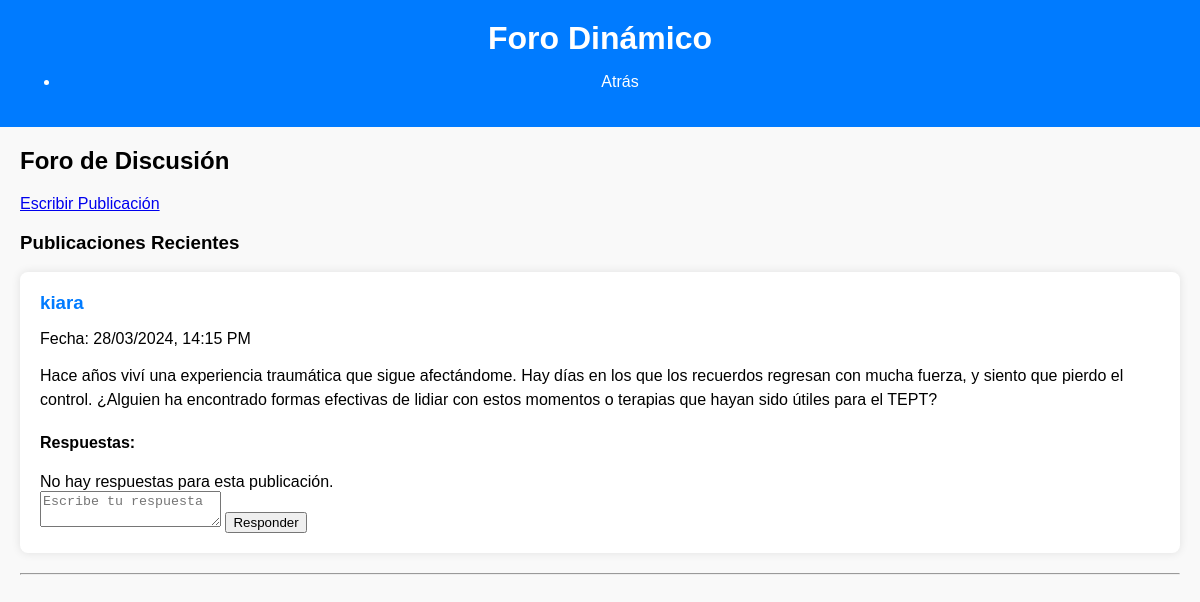
Screenshot of /htmls/foro.php?id_categoria=3 (signed in) with the database file from the repository.
### tables this page shows
CREATE TABLE IF NOT EXISTS `publicaciones` (
  `id` int NOT NULL AUTO_INCREMENT,
  `id_categoria` int NOT NULL,
  `titulo` varchar(255) NOT NULL,
  `id_usuario` int NOT NULL,
  `contenido` text NOT NULL,
  `fecha` timestamp NOT NULL DEFAULT CURRENT_TIMESTAMP,
  PRIMARY KEY (`id`),
  KEY `id_usuario` (`id_usuario`),
  KEY `publicaciones_ibfk_1` (`id_categoria`)
);

CREATE TABLE IF NOT EXISTS `registro` (
  `id` int NOT NULL AUTO_INCREMENT,
  `nombre` varchar(255) NOT NULL,
  `contraseña` varchar(255) NOT NULL,
  `correo` varchar(255) NOT NULL,
  PRIMARY KEY (`id`)
);

### htmls/foro.php (the view, shortened to what this page needs)
<?php
$conn = new mysqli('localhost', 'root', '', 'base_de_datos');
$id_categoria = isset($_GET['id_categoria']) ? intval($_GET['id_categoria']) : 1;
$sql_publicaciones = "SELECT p.id, p.contenido, p.fecha, r.nombre
                      FROM publicaciones p
                      JOIN registro r ON p.id_usuario = r.id
                      WHERE p.id_categoria = ?
                      ORDER BY p.fecha DESC";
$stmt = $conn->prepare($sql_publicaciones);
$stmt->bind_param("i", $id_categoria);
$stmt->execute();
$result_publicaciones = $stmt->get_result();
$publicaciones = [];
if ($result_publicaciones->num_rows > 0) {
    while ($publicacion = $result_publicaciones->fetch_assoc()) {
        $publicaciones[] = $publicacion;
    }
} else {
    echo "No se encontraron publicaciones para esta categoría.";
    exit;
}
?>
<!DOCTYPE html>
<html lang="es">
<head>
    <link rel="stylesheet" href="../styles/styleforo.css" />
</head>
<body>
<header>
    <h1>Foro Dinámico</h1>
    <nav id="nav">
        <ul>
            <li><a href="../htmls/pagina.php">Atrás</a></li>
        </ul>
    </nav>
</header>
<section id="content" class="container">
    <h2>Foro de Discusión</h2>
    <a href="escribir.php?id_categoria=<?php echo $id_categoria; ?>">Escribir Publicación</a>
    <h3>Publicaciones Recientes</h3>
    <?php foreach ($publicaciones as $publicacion): ?>
        <div class="post">
            <div class="post-header">
                <h3><?php echo htmlspecialchars($publicacion['nombre']); ?></h3>
                <p>Fecha: <?php echo date("d/m/Y, H:i A", strtotime($publicacion['fecha'])); ?></p>
            </div>
            <div class="post-body">
                <p><?php echo htmlspecialchars($publicacion['contenido']); ?></p>
            </div>
            <div class="responses">
                <h4>Respuestas:</h4>
                <?php
                $id_publicacion = $publicacion['id'];
                $sql_respuestas = "SELECT r.contenido, u.nombre, r.fecha
                                   FROM respuestas r
                                   JOIN registro u ON r.id_usuario = u.id
                                   WHERE r.id_publicacion = ?";
                $stmt_respuestas = $conn->prepare($sql_respuestas);
                $stmt_respuestas->bind_param("i", $id_publicacion);
                $stmt_respuestas->execute();
                $result_respuestas = $stmt_respuestas->get_result();
                if ($result_respuestas->num_rows > 0) {
                    while ($respuesta = $result_respuestas->fetch_assoc()) {
                        echo "<div class='respuesta'>";
                        echo "<strong>" . htmlspecialchars($respuesta['nombre']) . ":</strong> ";
                        echo "<p>" . htmlspecialchars($respuesta['contenido']) . "</p>";
                        echo "<p>Fecha: " . date("d/m/Y, H:i A", strtotime($respuesta['fecha'])) . "</p>";
                        echo "</div><hr>";
                    }
                } else {
                    echo "No hay respuestas para esta publicación.";
                }
                ?>
            </div>
            <div class="respond-form">
                <form action="../foro/responder.php" method="POST">
                    <textarea name="contenido" placeholder="Escribe tu respuesta" required></textarea>
                    <button type="submit">Responder</button>
                </form>
            </div>
        </div>
        <hr>
    <?php endforeach; ?>
</section>
</body>
</html>

### styles/styleforo.css (style rules this page uses)
body { font-family: Arial, sans-serif; background-color: #f9f9f9; margin: 0; padding: 0; }
header { background: #007bff; color: #fff; padding: 20px; text-align: center; }
header h1 { margin: 0; }
header a { color: #fff; text-decoration: none; }
.container { margin: 20px; }
.post { background: #fff; padding: 20px; margin-bottom: 20px; border-radius: 8px; box-shadow: 0 0 10px rgba(0, 0, 0, 0.1); }
.post-header h3 { margin: 0; color: #007bff; }
.post-body p { font-size: 16px; line-height: 1.5; margin-top: 10px; }

### rows the page displays
publicaciones: id_usuario.nombre "kiara", fecha "28/03/2024, 14:15 PM", contenido "Hace años viví una experiencia traumática que sigue afectándome. Hay días en los que los recuerdos regresan con mucha fuerza, y siento que pierdo el control. ¿Alguien ha encontrado formas efectivas de lidiar con estos momentos o terapias que hayan sido útiles para el TEPT?"
